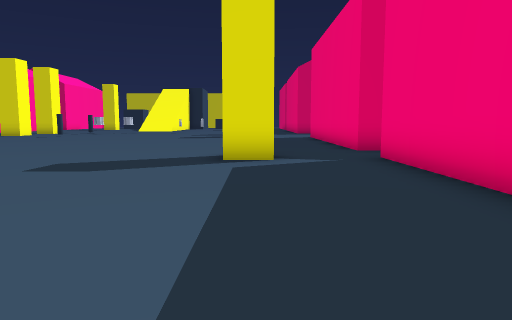
View 1 (above)

23 first-person views from a walk through a scene from a Unity 3-D project. The camera is 1.5 m above the floor, tilts 6° down and sees 70° across. The floor is counted in squares, 2 m on a side. Each view is taken from the middle of a square. On the plan, view 1 faces up. The plan holds only what a view shows up to about 11 squares ahead; the rest is blank. The place goes on beyond the plan. The player character is not drawn. Some animated figures are left out. Some surface patterns are stand-ins.

View 2
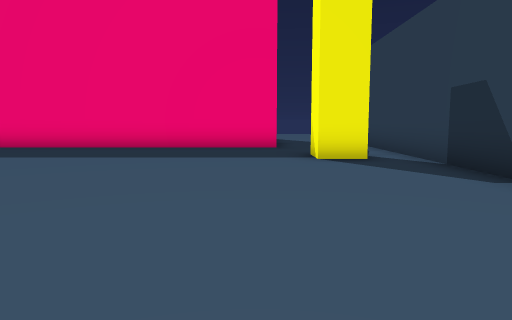

View 3
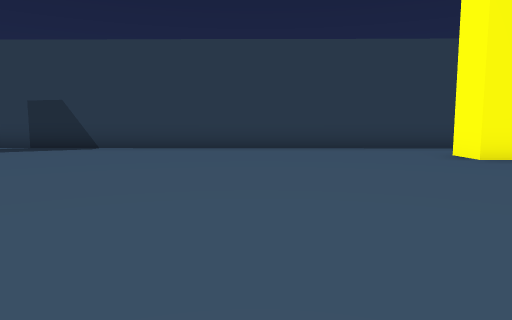

View 4
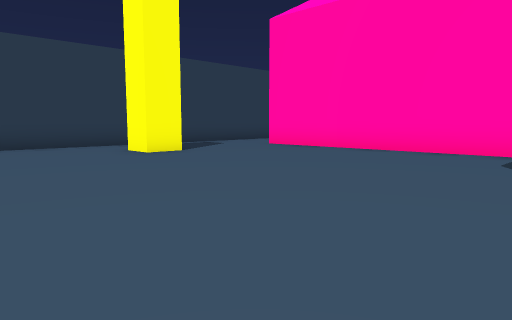

View 5
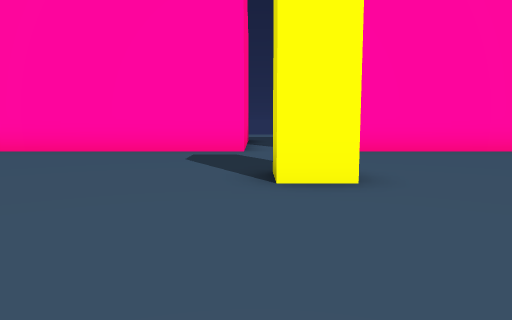

View 6
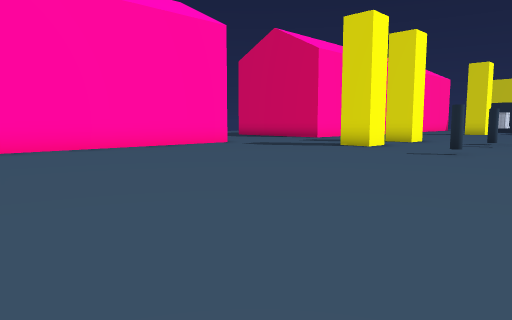

View 7
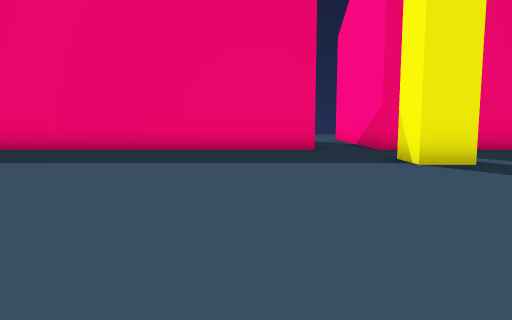

View 8
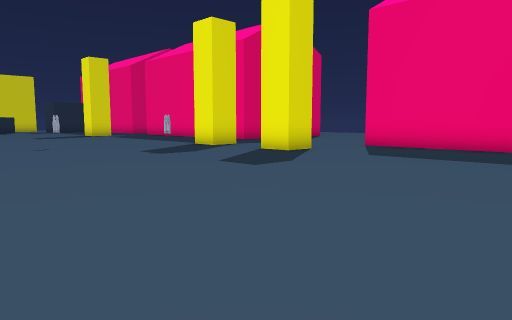

View 9
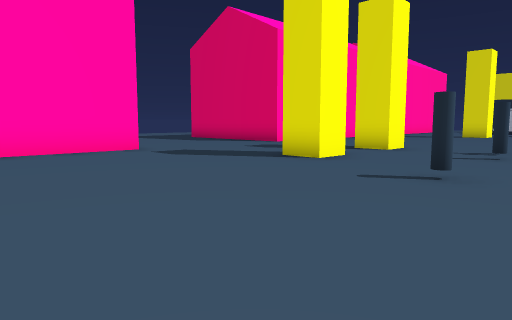

View 10
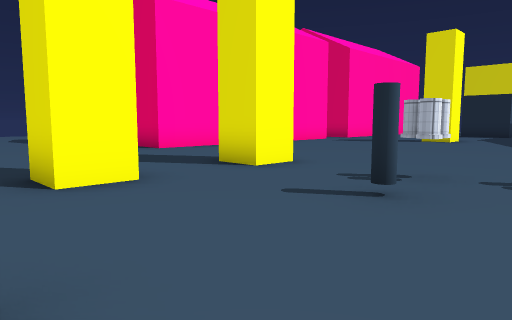

View 11
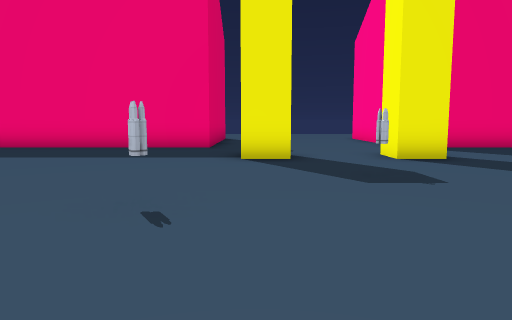

View 12
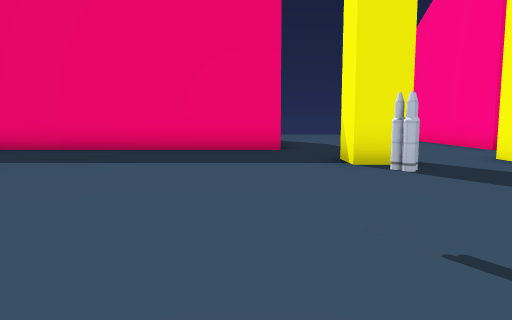

View 13
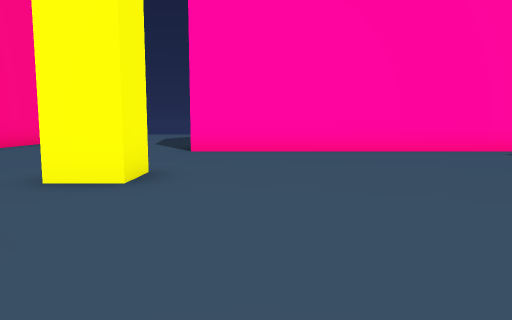

View 14
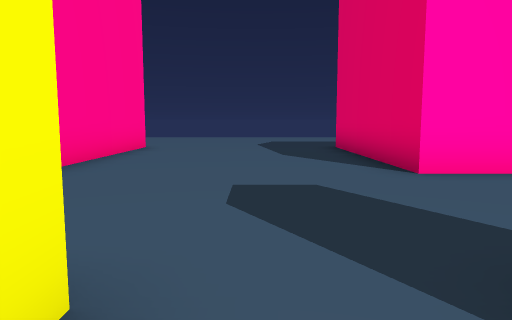

View 15
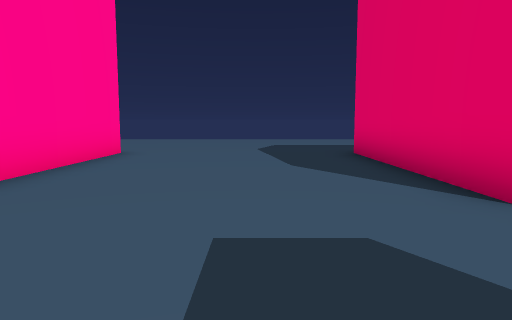

View 16
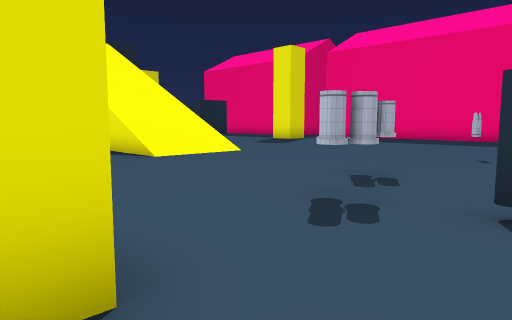

View 17
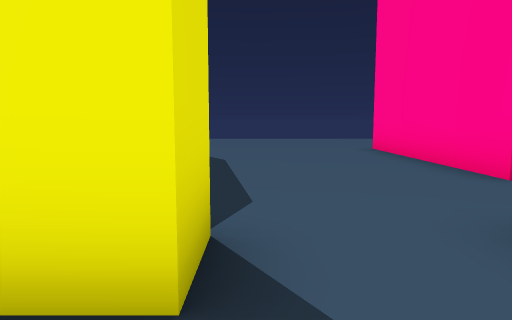

View 18
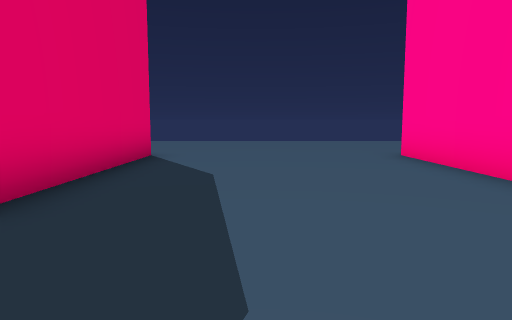

View 19
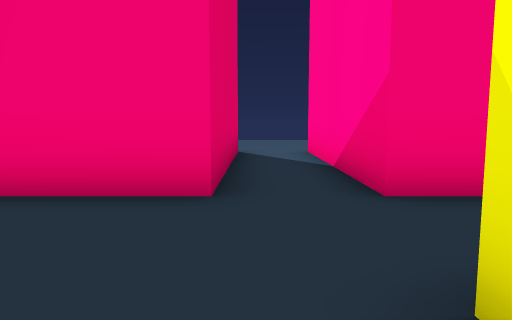

View 20
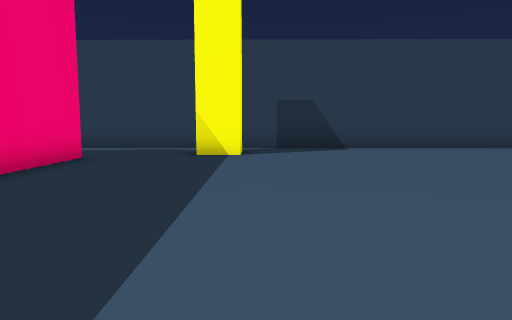

View 21
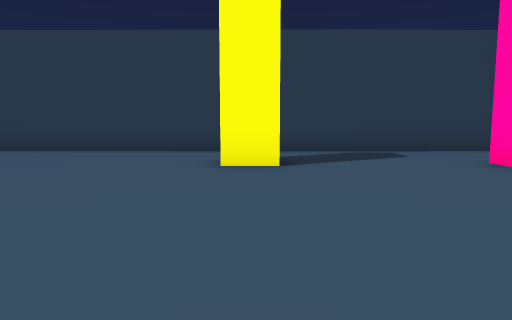

View 22
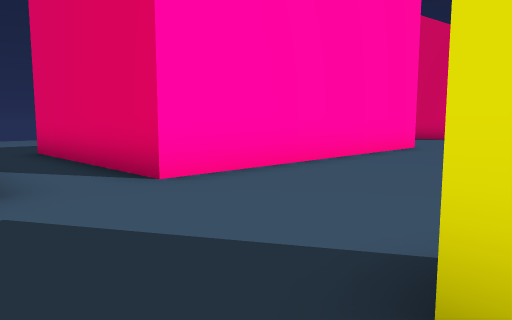

View 23
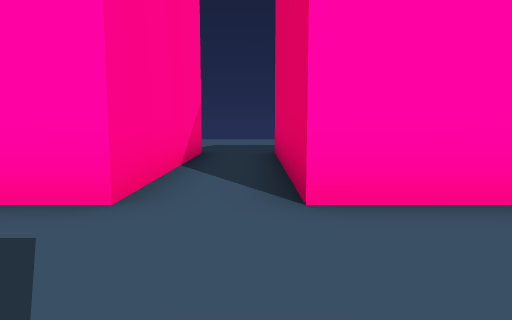

### Floor plan
Key: @ floor where view 1 was taken; # wall or solid block; . floor; / step, stairs or slope; O other object.
Columns run from 23 left of view 1 to 8 right of it. Each row starts with its distance up from view 1.
 30      O...   ..///       ..O
 29      O........///.     ...O
 28      O........///..  .....O
 27      O....................O
 26      O....................O
 25      O....................O
 24  OOOOO.........O..........OOOOOO
 23 ..........#..O....O.............
 22 .............O.........#........
 21 ................................
 20 ..........#.........O...........
 19 .......................#........
 18 .............O..................
 17  OOOOO....................OOOOOO
 16      O....................O
 15      O....................O
 14      O....................O
 13      O....................O
 12      O....................O
 11      O....................O
 10  OOOOO....................OOOOOO
  9 ..........#.....................
  8 ................ ......#........
  7  OOOOO..........  ........OOOOOO
  6      O...........  .......O
  5      O............ .......O
  4      O............  ......O
  3      O....................O
  2      O....................O
  1      O....................O
  0      O.................@..O
 -1      .....#................
 -2      ..................#...
 -3     ........................
 -4     ########################

Positions as (right, up) in squares from view 1, and headings:
1: (0, 0), facing up
2: (-8, 0), facing right
3: (-8, 7), facing down
4: (-8, 8), facing down-left
5: (-8, 8), facing left
6: (-7, 9), facing up-left
7: (-7, 11), facing right
8: (-8, 12), facing up-right
9: (-8, 13), facing up-left
10: (-8, 18), facing up-left
11: (-8, 22), facing right
12: (-7, 24), facing right
13: (-8, 25), facing left
14: (-12, 21), facing left
15: (-14, 21), facing left
16: (-13, 21), facing up-right
17: (-2, 21), facing right
18: (0, 21), facing right
19: (-1, 9), facing right
20: (-1, 7), facing down
21: (-13, 6), facing down
22: (-13, 7), facing up-left
23: (-14, 9), facing left
